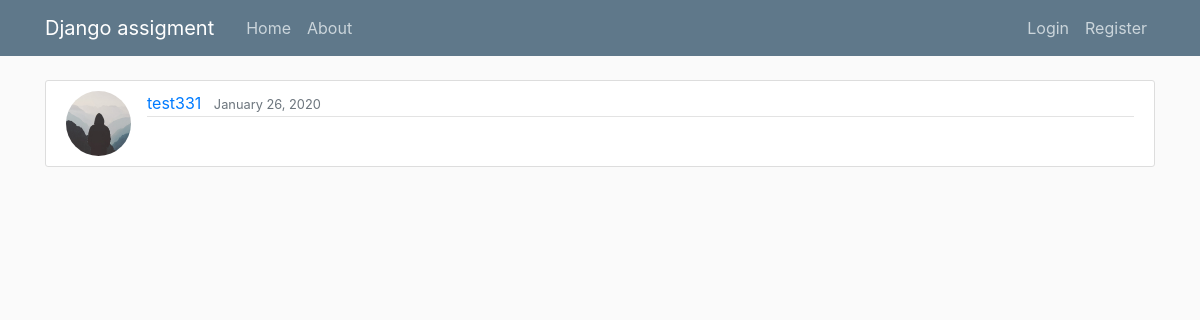
/post/67/, run on the app's committed database.
### blog/models.py (models this page shows, shortened)
class Post(models.Model):
    first = models.CharField(max_length=100)
    last = models.CharField(max_length=100)
    date_of_brith = models.DateTimeField("Date",default="1980-01-26 12:09:58")
    phone_number = PhoneNumberField()
    height = models.IntegerField(null = True)
    weight = models.IntegerField(null = True)
    date_posted = models.DateTimeField(default=timezone.now)
    author = models.ForeignKey(User, on_delete=models.CASCADE)

### users/models.py (models this page shows, shortened)
class Profile(models.Model):
    user = models.OneToOneField(User, on_delete=models.CASCADE)
    image = models.ImageField(default='default.jpg', upload_to='profile_pics')

### blog/views.py (the view)
# urls.py: path('post/<int:pk>/', PostDetailView.as_view(), name='post-detail'),
class PostDetailView(DetailView):
    model = Post

### blog/templates/blog/post_detail.html (shortened to what this page needs)
{% extends "blog/base.html" %}
{% block content %}
  <article class="media content-section">
    <img class="rounded-circle article-img" src="{{ object.author.profile.image.url }}">
    <div class="media-body">
      <div class="article-metadata">
        <a class="mr-2" href="{% url 'user-posts' object.author.username %}">{{ object.author }}</a>
        <small class="text-muted">{{ object.date_posted|date:"F d, Y" }}</small>
      </div>
    </div>
  </article>
{% endblock content %}

### blog/static/blog/main.css (style rules this page uses)
body { background: #fafafa; color: #333333; margin-top: 5rem; }
.content-section { background: #ffffff; padding: 10px 20px; border: 1px solid #dddddd; border-radius: 3px; margin-bottom: 20px; }
.article-img { height: 65px; width: 65px; margin-right: 16px; }
.article-metadata { padding-bottom: 1px; margin-bottom: 4px; border-bottom: 1px solid #e3e3e3 }

### data on the page
Post: author.profile.image (placeholder picture), author "test331", date_posted "January 26, 2020"
